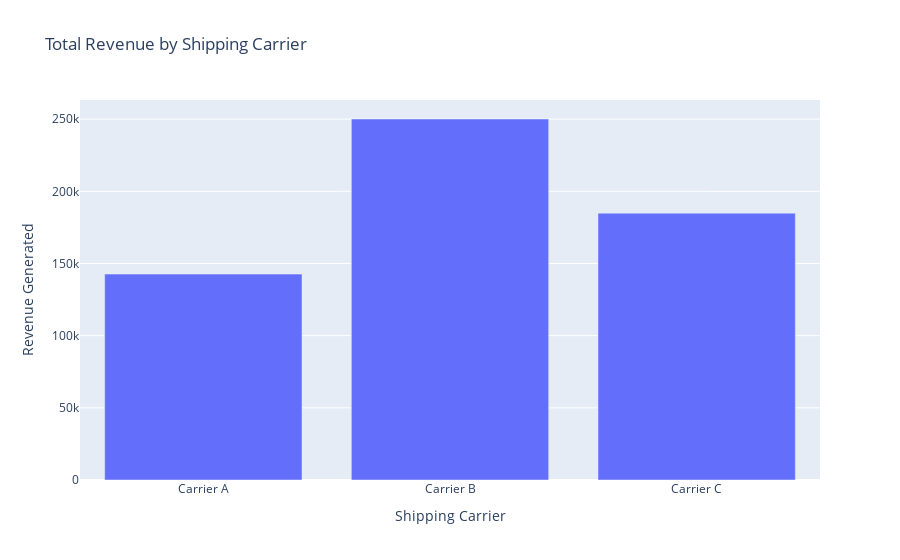

Notebook source saved alongside this figure:
### Code cell
#Total revenue by Shipping Carrier
import plotly.graph_objects as go
total_revenue = data.groupby('Shipping carriers')['Revenue generated'].sum().reset_index()
fig = go.Figure()
fig.add_trace(go.Bar(x=total_revenue['Shipping carriers'], 
                     y=total_revenue['Revenue generated']))
fig.update_layout(title='Total Revenue by Shipping Carrier', 
                  xaxis_title='Shipping Carrier', 
                  yaxis_title='Revenue Generated')
fig.show()

### Figure 1 — Plotly figure (JSON) as saved in the notebook; plotly's stock layout.template omitted (floating-point values rounded to 4 significant figures)
{"data": [{"type": "bar", "x": ["Carrier A", "Carrier B", "Carrier C"], "y": [142600.0, 250100.0, 184900.0]}], "layout": {"title": {"text": "Total Revenue by Shipping Carrier"}, "xaxis": {"title": {"text": "Shipping Carrier"}}, "yaxis": {"title": {"text": "Revenue Generated"}}}}
